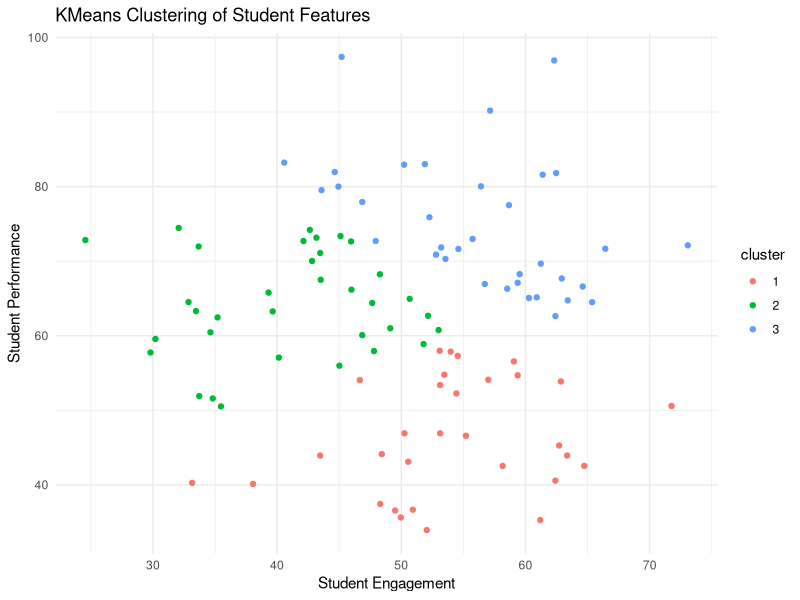

This figure's R source:
# Load necessary libraries
library(ggplot2)
library(cluster)

# Define the function to simulate student features
simulate_student_features <- function(n = 100) {
  # Set the random seed
  set.seed(260923)
  
  # Generate unique student IDs
  student_ids <- seq(1, n)
  
  # Simulate student engagement
  student_engagement <- rnorm(n, mean = 50, sd = 10)
  
  # Simulate student performance
  student_performance <- rnorm(n, mean = 60, sd = 15)
  
  # Combine the data into a data frame
  student_features <- data.frame(
    student_id = student_ids,
    student_engagement = student_engagement,
    student_performance = student_performance
  )
  
  # Return the data frame
  return(student_features)
}

# Simulate the data
student_data <- simulate_student_features(n = 100)

# Perform dimensionality reduction using PCA
pca_result <- prcomp(student_data[, -1], scale. = TRUE)


# Perform clustering using KMeans
kmeans_clusters <- kmeans(student_data[, -1], centers = 3)

# Add cluster labels to the original data
student_data$cluster <- as.factor(kmeans_clusters$cluster)

# Plot the clusters
ggplot(student_data, aes(x = student_engagement, y = student_performance, color = cluster)) +
  geom_point() +
  labs(title = "KMeans Clustering of Student Features",
       x = "Student Engagement",
       y = "Student Performance") +
  theme_minimal()
